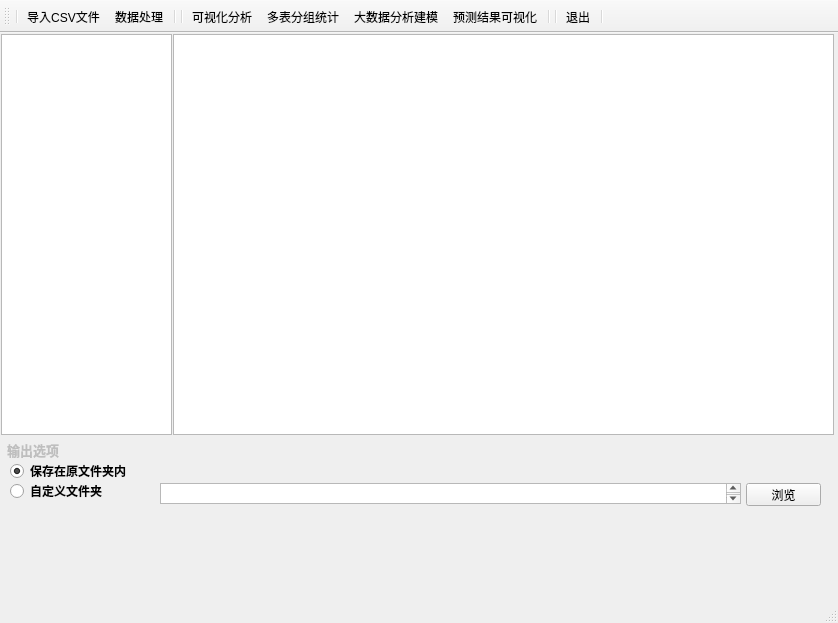
<?xml version="1.0" encoding="UTF-8"?>
<ui version="4.0">
 <author>gcy</author>
 <class>MainWindow</class>
 <widget class="QMainWindow" name="MainWindow">
  <property name="geometry">
   <rect>
    <x>0</x>
    <y>0</y>
    <width>838</width>
    <height>623</height>
   </rect>
  </property>
  <property name="windowTitle">
   <string>瓜子二手车数据分析</string>
  </property>
  <property name="windowIcon">
   <iconset>
    <normaloff>image/汽车.png</normaloff>image/汽车.png</iconset>
  </property>
  <widget class="QWidget" name="centralwidget">
   <widget class="QListView" name="list1">
    <property name="geometry">
     <rect>
      <x>1</x>
      <y>1</y>
      <width>171</width>
      <height>401</height>
     </rect>
    </property>
   </widget>
   <widget class="QTextEdit" name="text1">
    <property name="geometry">
     <rect>
      <x>160</x>
      <y>450</y>
      <width>581</width>
      <height>21</height>
     </rect>
    </property>
    <property name="sizePolicy">
     <sizepolicy hsizetype="Expanding" vsizetype="Fixed">
      <horstretch>0</horstretch>
      <verstretch>0</verstretch>
     </sizepolicy>
    </property>
    <property name="html">
     <string>&lt;!DOCTYPE HTML PUBLIC &quot;-//W3C//DTD HTML 4.0//EN&quot; &quot;http://www.w3.org/TR/REC-html40/strict.dtd&quot;&gt;
&lt;html&gt;&lt;head&gt;&lt;meta name=&quot;qrichtext&quot; content=&quot;1&quot; /&gt;&lt;style type=&quot;text/css&quot;&gt;
p, li { white-space: pre-wrap; }
&lt;/style&gt;&lt;/head&gt;&lt;body style=&quot; font-family:'SimSun'; font-size:9pt; font-weight:400; font-style:normal;&quot;&gt;
&lt;p style=&quot;-qt-paragraph-type:empty; margin-top:0px; margin-bottom:0px; margin-left:0px; margin-right:0px; -qt-block-indent:0; text-indent:0px;&quot;&gt;&lt;br /&gt;&lt;/p&gt;&lt;/body&gt;&lt;/html&gt;</string>
    </property>
   </widget>
   <widget class="QPushButton" name="viewButton">
    <property name="geometry">
     <rect>
      <x>746</x>
      <y>450</y>
      <width>75</width>
      <height>23</height>
     </rect>
    </property>
    <property name="text">
     <string>浏览</string>
    </property>
   </widget>
   <widget class="QRadioButton" name="rButton1">
    <property name="geometry">
     <rect>
      <x>10</x>
      <y>450</y>
      <width>141</width>
      <height>16</height>
     </rect>
    </property>
    <property name="font">
     <font>
      <weight>75</weight>
      <bold>true</bold>
     </font>
    </property>
    <property name="text">
     <string>自定义文件夹</string>
    </property>
   </widget>
   <widget class="QLabel" name="label">
    <property name="enabled">
     <bool>false</bool>
    </property>
    <property name="geometry">
     <rect>
      <x>7</x>
      <y>409</y>
      <width>91</width>
      <height>16</height>
     </rect>
    </property>
    <property name="font">
     <font>
      <pointsize>10</pointsize>
      <weight>75</weight>
      <bold>true</bold>
     </font>
    </property>
    <property name="text">
     <string>输出选项</string>
    </property>
   </widget>
   <widget class="QRadioButton" name="rButton2">
    <property name="geometry">
     <rect>
      <x>10</x>
      <y>430</y>
      <width>161</width>
      <height>16</height>
     </rect>
    </property>
    <property name="font">
     <font>
      <weight>75</weight>
      <bold>true</bold>
     </font>
    </property>
    <property name="text">
     <string>保存在原文件夹内</string>
    </property>
    <property name="checkable">
     <bool>true</bool>
    </property>
    <property name="checked">
     <bool>true</bool>
    </property>
   </widget>
   <widget class="QTextEdit" name="textEdit">
    <property name="geometry">
     <rect>
      <x>173</x>
      <y>1</y>
      <width>661</width>
      <height>401</height>
     </rect>
    </property>
    <property name="html">
     <string>&lt;!DOCTYPE HTML PUBLIC &quot;-//W3C//DTD HTML 4.0//EN&quot; &quot;http://www.w3.org/TR/REC-html40/strict.dtd&quot;&gt;
&lt;html&gt;&lt;head&gt;&lt;meta name=&quot;qrichtext&quot; content=&quot;1&quot; /&gt;&lt;style type=&quot;text/css&quot;&gt;
p, li { white-space: pre-wrap; }
&lt;/style&gt;&lt;/head&gt;&lt;body style=&quot; font-family:'SimSun'; font-size:9pt; font-weight:400; font-style:normal;&quot;&gt;
&lt;p style=&quot;-qt-paragraph-type:empty; margin-top:0px; margin-bottom:0px; margin-left:0px; margin-right:0px; -qt-block-indent:0; text-indent:0px;&quot;&gt;&lt;br /&gt;&lt;/p&gt;&lt;/body&gt;&lt;/html&gt;</string>
    </property>
   </widget>
  </widget>
  <widget class="QStatusBar" name="statusbar"/>
  <widget class="QToolBar" name="toolBar">
   <property name="enabled">
    <bool>true</bool>
   </property>
   <property name="sizePolicy">
    <sizepolicy hsizetype="Preferred" vsizetype="Fixed">
     <horstretch>0</horstretch>
     <verstretch>0</verstretch>
    </sizepolicy>
   </property>
   <property name="mouseTracking">
    <bool>false</bool>
   </property>
   <property name="contextMenuPolicy">
    <enum>Qt::CustomContextMenu</enum>
   </property>
   <property name="acceptDrops">
    <bool>true</bool>
   </property>
   <property name="windowTitle">
    <string>toolBar</string>
   </property>
   <property name="autoFillBackground">
    <bool>false</bool>
   </property>
   <property name="inputMethodHints">
    <set>Qt::ImhNone</set>
   </property>
   <property name="allowedAreas">
    <set>Qt::AllToolBarAreas</set>
   </property>
   <property name="iconSize">
    <size>
     <width>48</width>
     <height>48</height>
    </size>
   </property>
   <property name="toolButtonStyle">
    <enum>Qt::ToolButtonTextUnderIcon</enum>
   </property>
   <property name="floatable">
    <bool>false</bool>
   </property>
   <attribute name="toolBarArea">
    <enum>TopToolBarArea</enum>
   </attribute>
   <attribute name="toolBarBreak">
    <bool>false</bool>
   </attribute>
   <addaction name="separator"/>
   <addaction name="button_importCsv"/>
   <addaction name="button_dataProcess"/>
   <addaction name="separator"/>
   <addaction name="separator"/>
   <addaction name="button_viewAnalysis"/>
   <addaction name="button_multitabelStatics"/>
   <addaction name="button_bigdataMakemodel"/>
   <addaction name="button_viewPredict"/>
   <addaction name="separator"/>
   <addaction name="separator"/>
   <addaction name="button7"/>
   <addaction name="separator"/>
  </widget>
  <widget class="QMenuBar" name="menubar">
   <property name="geometry">
    <rect>
     <x>0</x>
     <y>0</y>
     <width>838</width>
     <height>26</height>
    </rect>
   </property>
  </widget>
  <action name="button_importCsv">
   <property name="icon">
    <iconset>
     <normaloff>image/图标-01.png</normaloff>image/图标-01.png</iconset>
   </property>
   <property name="text">
    <string>导入CSV文件</string>
   </property>
  </action>
  <action name="button_dataProcess">
   <property name="icon">
    <iconset>
     <normaloff>image/图标-02.png</normaloff>image/图标-02.png</iconset>
   </property>
   <property name="text">
    <string>数据处理</string>
   </property>
  </action>
  <action name="button_viewAnalysis">
   <property name="icon">
    <iconset>
     <normaloff>image/图标-03.png</normaloff>image/图标-03.png</iconset>
   </property>
   <property name="text">
    <string>可视化分析</string>
   </property>
   <property name="toolTip">
    <string>多表汇总</string>
   </property>
  </action>
  <action name="button_multitabelStatics">
   <property name="icon">
    <iconset>
     <normaloff>image/图标-04.png</normaloff>image/图标-04.png</iconset>
   </property>
   <property name="text">
    <string>多表分组统计</string>
   </property>
  </action>
  <action name="button_bigdataMakemodel">
   <property name="icon">
    <iconset>
     <normaloff>image/图标-05.png</normaloff>image/图标-05.png</iconset>
   </property>
   <property name="text">
    <string>大数据分析建模</string>
   </property>
  </action>
  <action name="button_viewPredict">
   <property name="icon">
    <iconset>
     <normaloff>image/图标-06.png</normaloff>image/图标-06.png</iconset>
   </property>
   <property name="text">
    <string>预测结果可视化</string>
   </property>
   <property name="toolTip">
    <string>生成图表</string>
   </property>
  </action>
  <action name="button7">
   <property name="icon">
    <iconset>
     <normaloff>image/图标-07.png</normaloff>image/图标-07.png</iconset>
   </property>
   <property name="text">
    <string>退出</string>
   </property>
   <property name="toolTip">
    <string>退出</string>
   </property>
  </action>
 </widget>
 <resources/>
 <connections/>
 <designerdata>
  <property name="gridDeltaX">
   <number>10</number>
  </property>
  <property name="gridDeltaY">
   <number>10</number>
  </property>
  <property name="gridSnapX">
   <bool>true</bool>
  </property>
  <property name="gridSnapY">
   <bool>true</bool>
  </property>
  <property name="gridVisible">
   <bool>true</bool>
  </property>
 </designerdata>
</ui>
